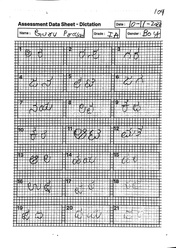
#> input picture Crop and Labelling/sample.jpg, 176 x 248 px, shrunk from 1136 x 1600 before the run, given in place of Stencil.png, which was not available
$ python crop3.py
#> lines starting #> are read from the running program, lines starting #| are printed output that depends on the picture; pictures that were not available may be replaced by others from this repository, and a replacement may not be noted
from PIL import Image, ImageDraw
import os


def calc_positions():
    positions = []
    for i in range(7):
        sx, sy = 23, 133
        h, w = 69, 169
        for j in range(3):
            x1 = sx
            y1 = sy
            x2 = x1 + w
            y2 = y1 + h

            positions.append((x1, y1, x2, y2))
            # for the next cell to the right
            sx = sx + 180

        sy = sy + 100

    return positions


def read_stencil(stencil_path):
#> called with stencil_path = 'Stencil.png'
    stencil = Image.open(stencil_path)
#> stencil is the input picture: PIL image 176x248 RGB; min 19, max 255, mean 206.4
    positions = []

    # Convert the image to grayscale
    stencil_gray = stencil.convert("L")

    # Get the coordinates of the marked areas
    width, height = stencil_gray.size
#> width = 176; height = 248
    for x in range(width):
        for y in range(height):
            # Check if the pixel is marked (assuming marked areas are not white)
            if stencil_gray.getpixel((x, y)) < 255:
                positions.append((x, y))

    return positions

def crop_image(input_image_path, output_folder, positions, crop_size):
    # Load the input image
#> called with input_image_path = 'input.png', output_folder = 'output_images', crop_size = 50
    input_image = Image.open(input_image_path)
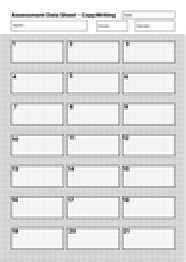
#> input picture Crop and Labelling/input.png, 93 x 131 px, shrunk from 602 x 843 before the run (shown 2 times larger)
#> input_image is the input picture: PIL image 93x131 RGBA; mean R, G, B, A 222.6, 222.6, 222.6, 252.6

    # Crop the input image based on the marked positions
    for i, pos in enumerate(positions):
        x, y = pos
        region = (x - crop_size // 2, y - crop_size // 2, x + crop_size // 2, y + crop_size // 2)

        # Crop the input image using the current region
        cropped_image = input_image.crop(region)

        # Save the cropped image
        output_path = os.path.join(output_folder, f"cropped-image{i + 1}.png")
        cropped_image.save(output_path)
#> this loop made 30669 passes
#> pass 1, in crop_image, `cropped_image = input_image.crop(region)`:
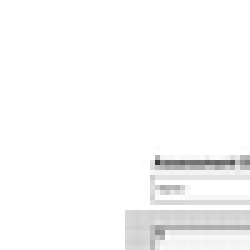
#> cropped_image: PIL image 50x50 RGBA (shown 5 times larger); mean R, G, B, A 58.1, 58.1, 58.1, 63.8; transparent parts drawn white
#> pass 2, in crop_image, `cropped_image = input_image.crop(region)`:
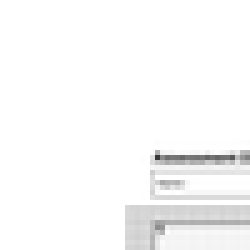
#> cropped_image: PIL image 50x50 RGBA (shown 5 times larger); mean R, G, B, A 60.4, 60.4, 60.4, 66.3; transparent parts drawn white
#> after the loop: cropped_image: PIL image 50x50 RGBA; every value is 0

if __name__ == "__main__":
    # Step 1: Read Stencil
    stencil_path = "Stencil.png"  # Provide the path to your stencil image
    positions = read_stencil(stencil_path)
    # positions = calc_positions()

    # Step 2: Input Image and Output Folder
    input_image_path = "input.png"  # Provide the path to your input image
    output_folder = "output_images"

    # Step 3: Image Cropping
    if not os.path.exists(output_folder):
        os.makedirs(output_folder)

    # Set the desired crop size (adjust as needed)
    crop_size = 50

    crop_image(input_image_path, output_folder, positions, crop_size)
